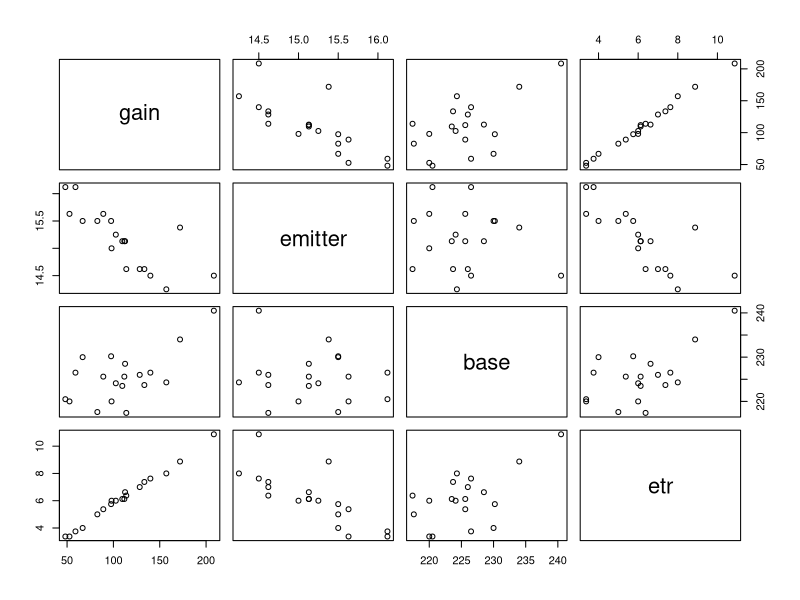

This chart was generated by the following R code:
## ---- chunk 1
setwd('C:/Projects IT/R/hSE/')
dir()
df <- data.frame(read.csv('hFE.csv', header=TRUE, sep=';', dec=","))
## ---- chunk 2
head(df)
## ---- chunk 3
dim(df)
## ---- chunk 4
str(df)
## ---- chunk 5

## ---- chunk 6
names(df)[4] <-  'etr'
names(df)
## ---- chunk 7
summary(df)
## ---- chunk 8
pairs(df) #to find linear correlation between variables
## ---- chunk 9
round(cor(df), 3)
## ---- chunk 10
x <- as.matrix(df) #matrix of the dataframe df

x[,1] <-  1 #transform the gain(col1) into 1
y <- as.matrix(df$gain) #extract the gain column in matrix

theata.est <- solve(t(x)%*%x)%*%t(x)%*%y #solve a system of equations, return all beta coefficient (vector)

n <- length(y) #return the number of rows/observations
p <- ncol(x) #return the number of columns/variables
sigma.est <- sqrt((sum(x%*%theata.est-y)^2 / (n-p)))

v <- solve(t(x)%*%x)*(sigma.est)^2

print(v)
stddev <- sqrt(diag(v))

## ---- chunk 11
#PLOT OBSERVATIONS AND CREATE THE LINEAR MODEL : LinearModel
MultipleLM <- lm(gain ~ emitter + base + etr, data = df)
summary(MultipleLM)
## ---- chunk 12
print("Coefficients:")
coefficients(MultipleLM) # model coefficients
print("Confidence Interval:")
confint(MultipleLM, level=0.95) # CIs for model parameters
print("Predicted Values:")
fitted(MultipleLM) # predicted values
predictList <- fitted(MultipleLM)
print("Residuals:")
residuals(MultipleLM) # residuals
print("Covariance Matrix:")
vcov(MultipleLM) # covariance matrix for model parameters 
## ---- chunk 13
cat("Gain predicted for 2d observation is ", predictList[2])
cat("\nGain measured for 2d observation is ", df[2,1])
